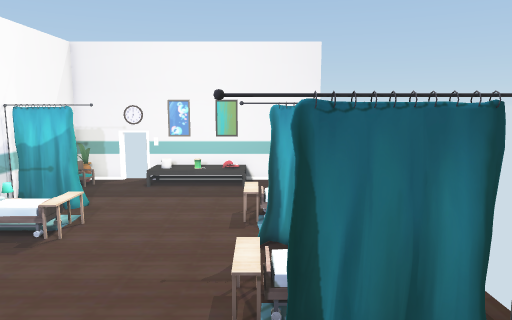
[1] (above)

12 first-person views from a walk through a Unity game level. The camera is 1.4 m above the floor, tilts 8° down and sees 70° across. The floor is counted in squares, 0.5 m on a side. Each view is taken from the middle of a square. On the plan, view 1 faces up. The plan holds only what a view shows up to about 20 squares ahead; the rest is blank. The player character is not drawn. Door leaves are left out, so doorways stand open.

[2]
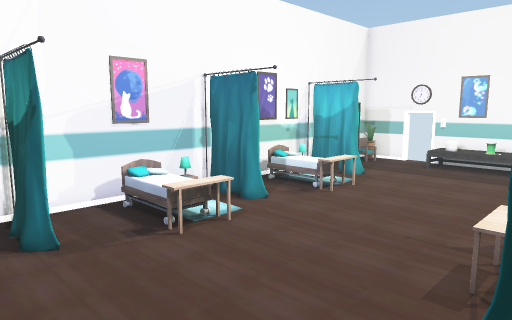

[3]
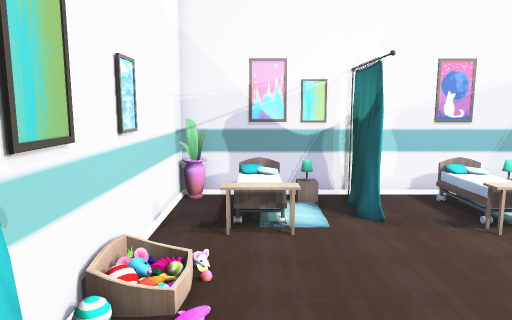

[4]
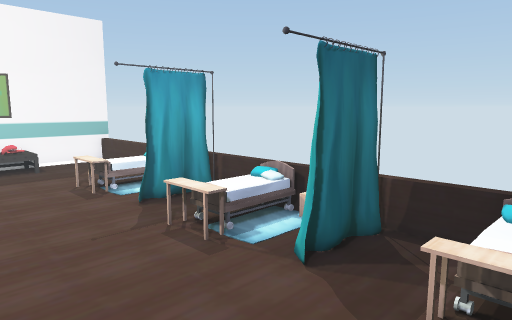

[5]
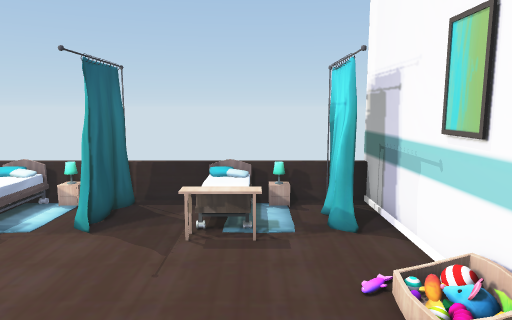

[6]
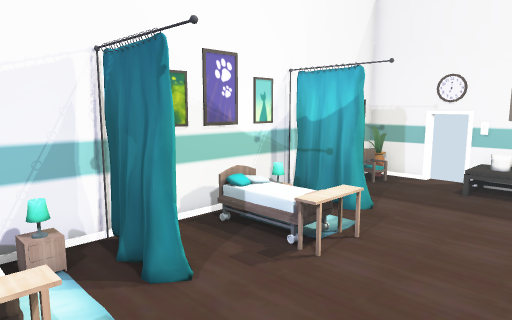

[7]
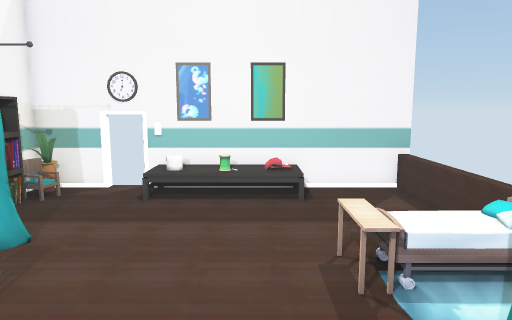

[8]
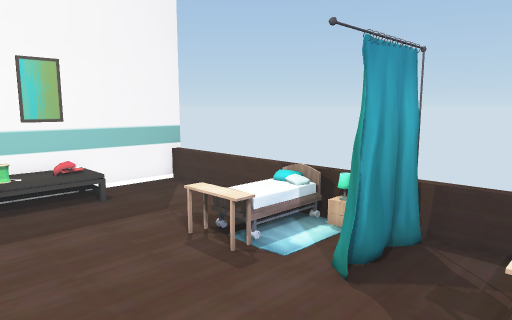

[9]
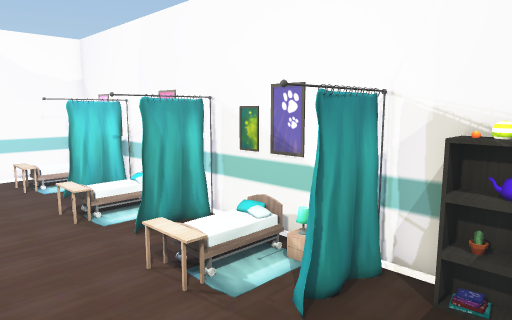

[10]
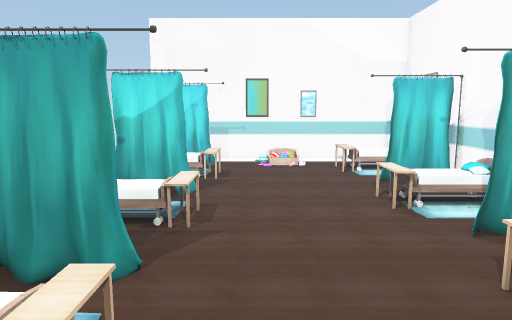

[11]
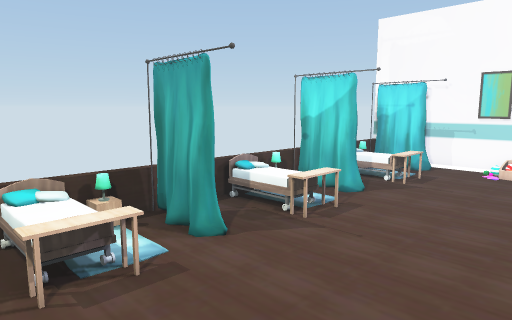

[12]
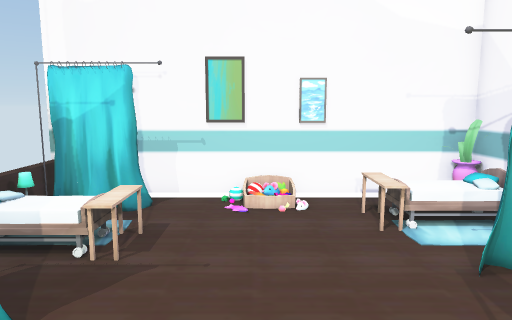

### Floor plan
Key: @ floor where view 1 was taken; # wall or solid block; . main floor; : floor 0.5 m higher than the main floor; / step, stairs or slope; D open door; = window, fence, low wall or low ledge; C clock; A vase; H chair; L lamp; B bed; S shelf; O other object.
Columns run from 10 left of view 1 to 3 right of it. Each row starts with its distance up from view 1.
 20 ###CD#########
 19 #A...///:/...
 18 #H.../////...
 17 #S...........
 16 #S...........
 15 #= ..........
 14 ####.........
 13 #L........OOO
 12 #B..O........
 11 # OOO........
 10 #..........##=
  9 #............
  8 ###..........
  7 #L........OOO=
  6 #=..O.....O..B
  5 #BOOO........
  4 # .........##=
  3 #............
  2 ###O.........
  1 ##......../::
  0 #B........@//
 -1 # OOO........
 -2 #.........###=
 -3 ############

Where each view was taken, in squares from view 1:
view 1: 0 up, 0 right, facing up
view 2: 0 up, 1 right, facing up-left
view 3: 1 down, 2 right, facing left
view 4: 0 up, 5 left, facing up-right
view 5: 0 up, 8 left, facing right
view 6: 5 up, 2 left, facing up-left
view 7: 7 up, 2 left, facing up
view 8: 7 up, 5 left, facing up-right
view 9: 18 up, 2 left, facing down-left
view 10: 16 up, 2 left, facing down
view 11: 15 up, 6 left, facing down-right
view 12: 8 up, 3 left, facing down
